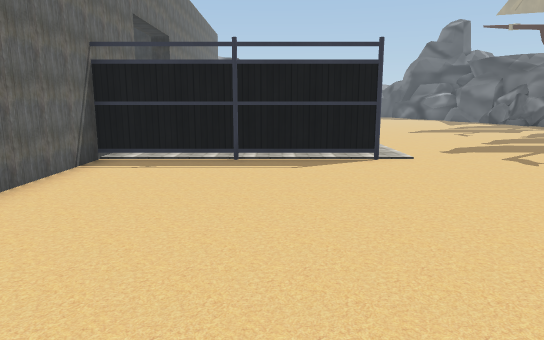
View 1 (above)

23 first-person views from a walk through a Unity game level. The camera is 1.4 m above the floor, tilts 10° down and sees 70° across. The floor is counted in squares, 1 m on a side. Each view is taken from the middle of a square. On the plan, view 1 faces up. The plan holds only what a view shows up to about 16 squares ahead; the rest is blank. The place goes on beyond the plan. The player is left out. Some animated figures are left out. Some surface patterns are stand-ins.

View 2
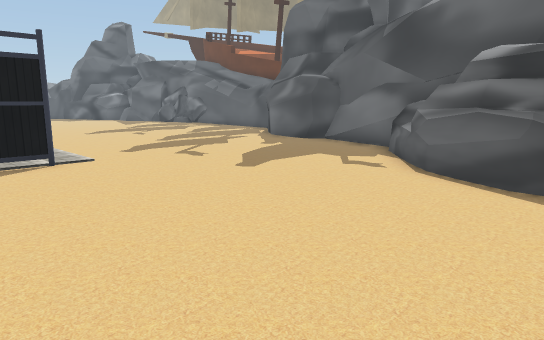

View 3
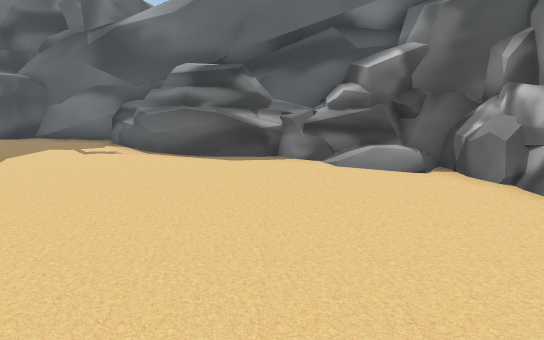

View 4
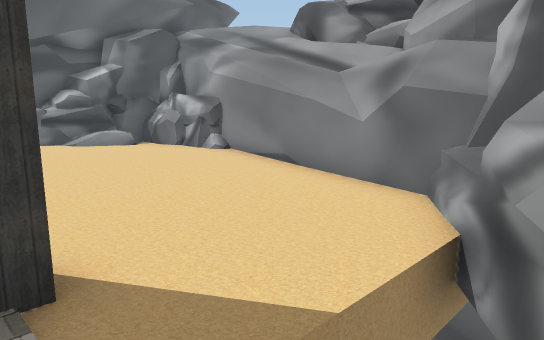

View 5
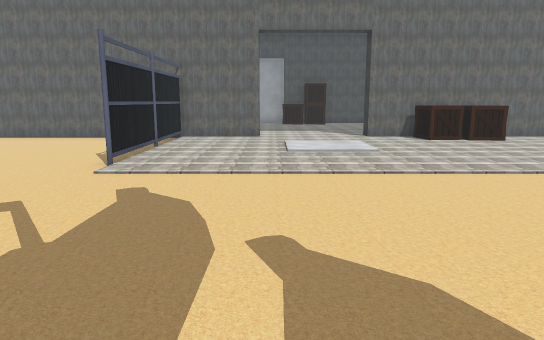

View 6
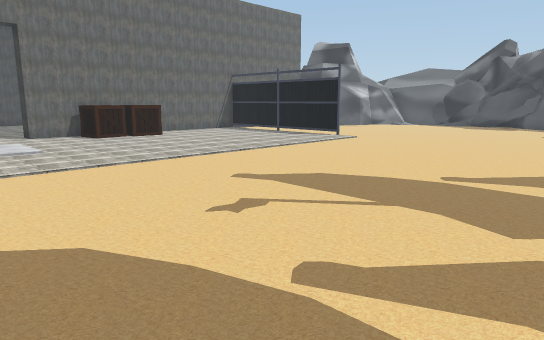

View 7
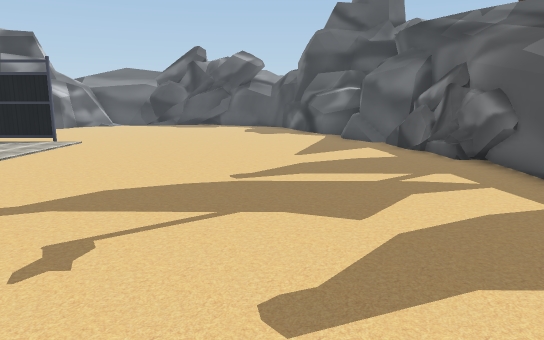

View 8
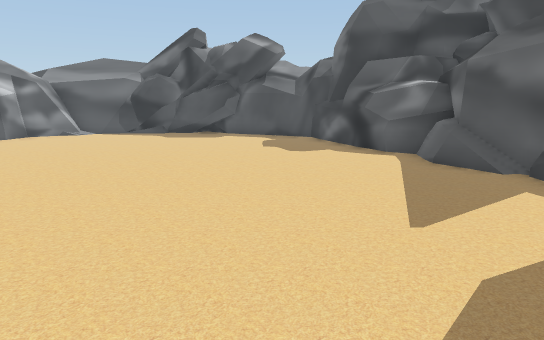

View 9
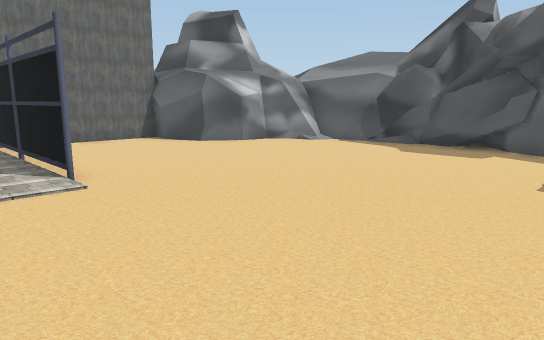

View 10
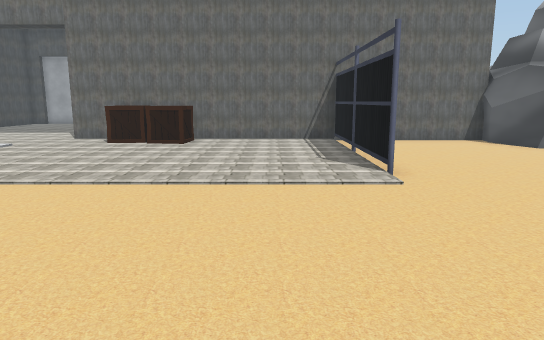

View 11
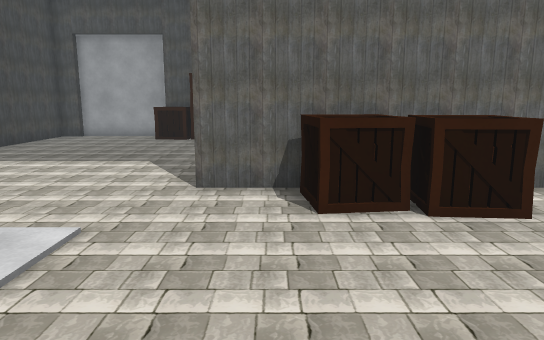

View 12
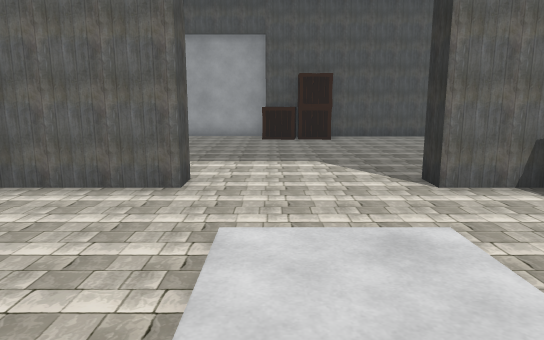

View 13
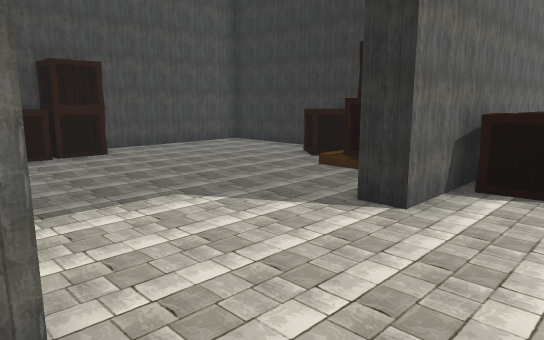

View 14
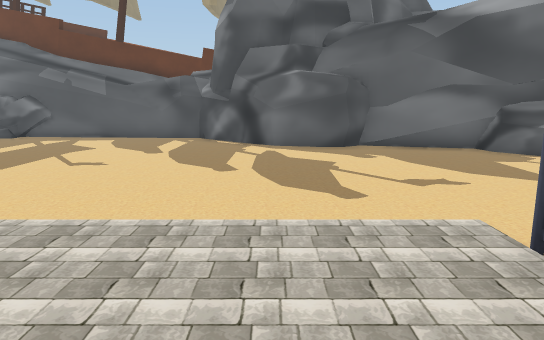

View 15
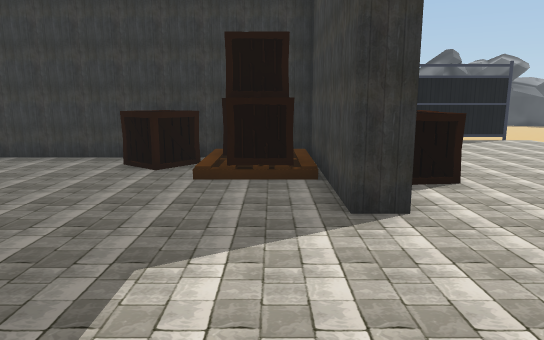

View 16
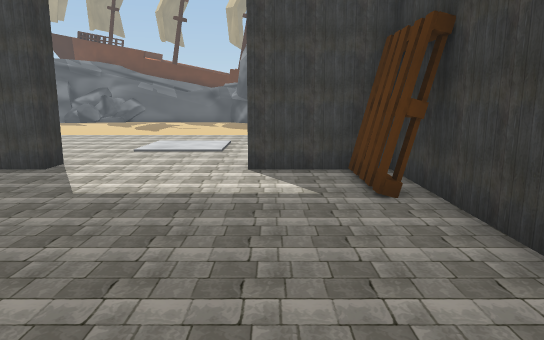

View 17
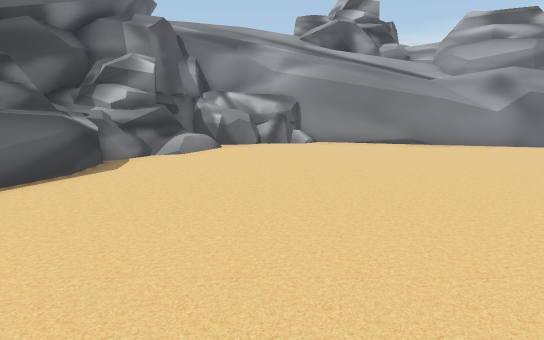

View 18
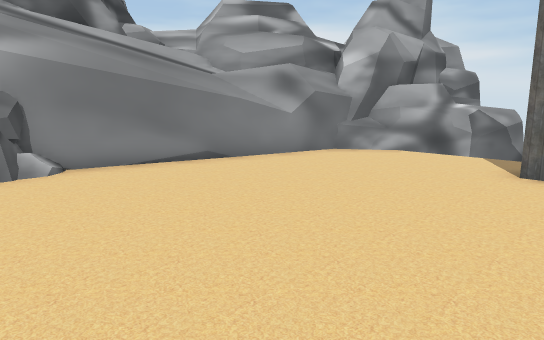

View 19
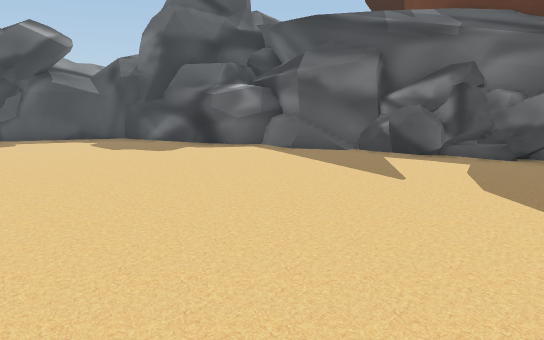

View 20
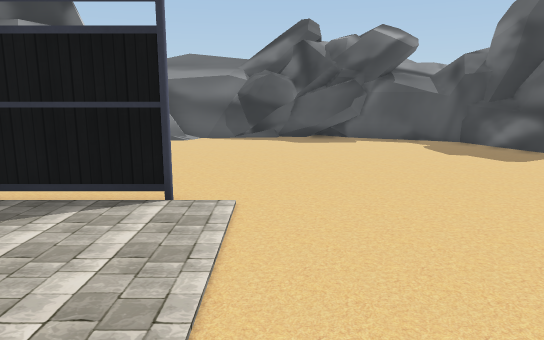

View 21
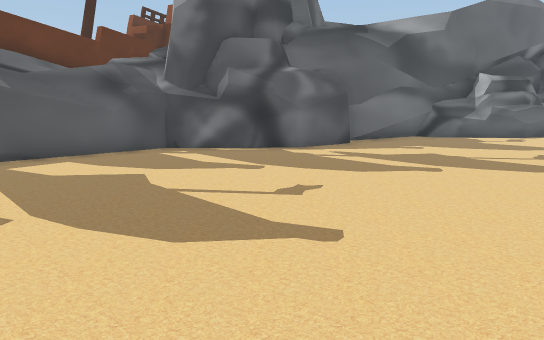

View 22
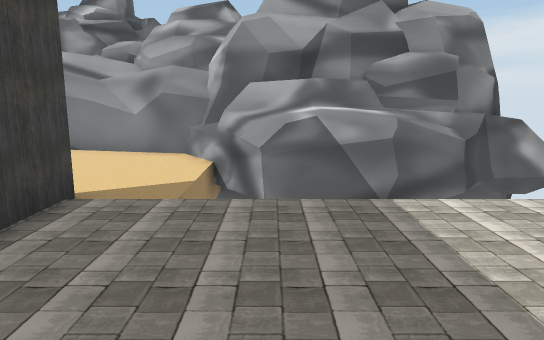

View 23
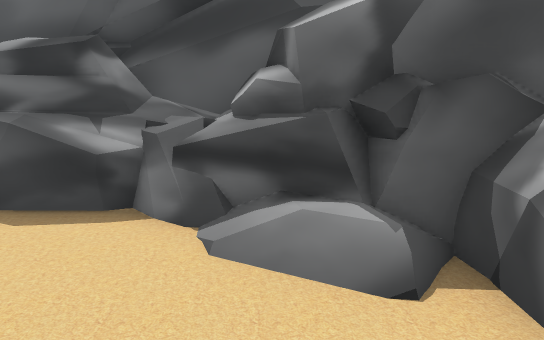

### Floor plan
Key: @ floor where view 1 was taken; # wall or solid block; x gap in a wall; . floor; = window, fence, low wall or low ledge; ^ raised ledge; F fence; R rock; C crate; P pallet; O other object.
Columns run from 14 left of view 1 to 16 right of it. Each row starts with its distance up from view 1.
 37               ########
 36              ##==...#####
 35              ##.........##
 34              #...........##
 33             ##...........##
 32           ###.............#
 31           #...............#
 30           #...............^^#
 29           #................##
 28            ................##
 27            .................##
 26           FFFFFFF...........RR
 25           #.................RR
 24           #..................R
 23           #..................R
 22 ###########..................R
 21 #....CCCC##C.................#
 20 #.....CCC##C.................#
 19 #......CC#CC.................#
 18 #........##..................#
 17 #........##..................##
 16 #CC..........................#
 15 #C...........................#
 14 #C..........................##
 13 #..........................##
 12 #........##...............##
 11 #........##...............#
 10 #......PP##...............#
  9 ###########FFFFFF.........#
  8       .   #...............#
  7           #..............##
  6     ..... #..............#
  5    ...... #.............^#
  4    ......##............#^#
  3    ......##...........###
  2         .............^#
  1    ##=  .............^#
  0   ^^^^^x......@......R^##
 -1  ##^^#^=.............RRR#
 -2  #######=...........RRRRR
 -3        ###.........ORRRR
 -4          #####..#RRRRR
 -5              ####RRR#

Positions as (right, up) in squares from view 1, and headings:
1: (0, 0), facing up
2: (0, 0), facing up-right
3: (-3, 0), facing right
4: (-8, 3), facing down-right
5: (11, 13), facing left
6: (12, 13), facing up-left
7: (10, 13), facing up
8: (9, 19), facing up
9: (10, 24), facing up-left
10: (10, 24), facing left
11: (2, 18), facing left
12: (2, 14), facing left
13: (-2, 12), facing up-left
14: (-1, 12), facing right
15: (-6, 12), facing up
16: (-13, 12), facing right
17: (3, 9), facing down
18: (4, 4), facing down-left
19: (4, 20), facing up-right
20: (4, 21), facing up
21: (4, 21), facing down-right
22: (-8, 8), facing down
23: (2, -2), facing right
